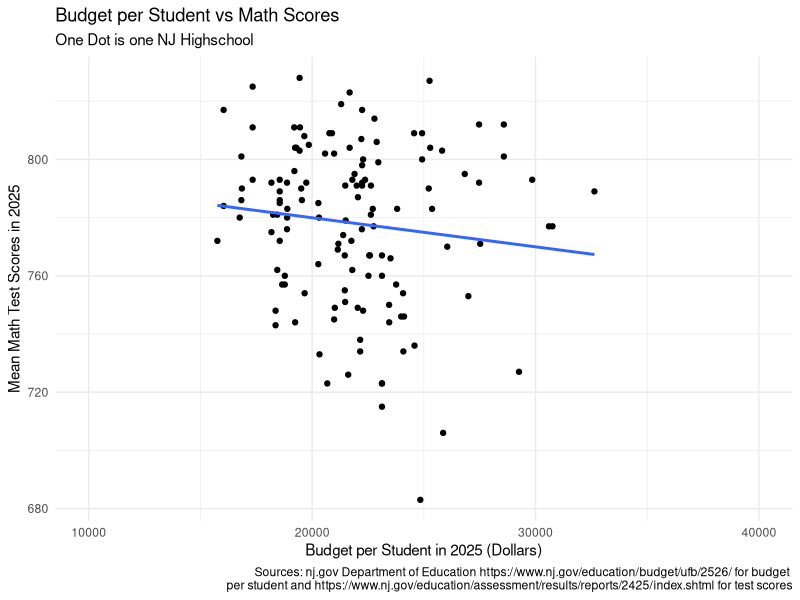

This chart was generated by the following R code:

#Import tidyverse and dplyr
library(tidyverse)
library(dplyr)

#Import budget_scores with the z scores
budget_scores <- read.csv("data/budget_scores.csv")

#Create a figure showing budget per student vs Math test scores
budget_general_math <- ggplot(budget_scores, aes(x = budget_per_pupil, y = math_mean_scale_score)) +
  geom_point() +
  geom_smooth(method = "lm", se = FALSE) +
  coord_cartesian(xlim = c(10000, 40000)) +
  labs(
    title = "Budget per Student vs Math Scores",
    subtitle = "One Dot is one NJ Highschool",
    x = "Budget per Student in 2025 (Dollars)",
    y = "Mean Math Test Scores in 2025", 
    caption = "Sources: nj.gov Department of Education https://www.nj.gov/education/budget/ufb/2526/ for budget \n per student and https://www.nj.gov/education/assessment/results/reports/2425/index.shtml for test scores" 
  ) +
  theme_minimal()

#Save the figure
ggsave("output/figures/budget_general_math.png", budget_general_math, width =  6, height = 5, bg = "white")
